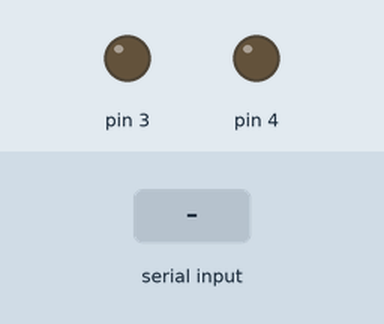
Bench run of a sketch on a simulated Arduino Uno, built with avr-gcc and run on an emulated ATmega328P. Shown: output pins drawn as LEDs (lit = HIGH). The test bench sets the inputs (shaded band).

Above: at 1.2 s.
1.3 s: "1" received over Serial
At 2.2 s:
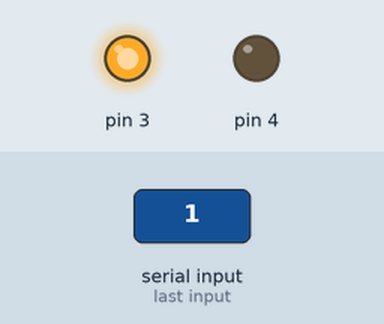
2.8 s: "3" received over Serial
At 3.3 s:
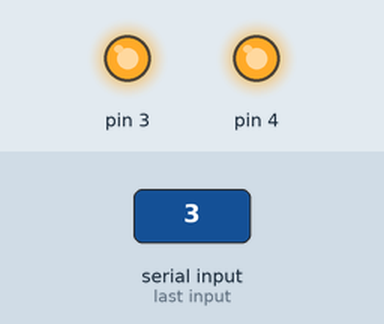
4.3 s: "2" received over Serial
At 5.5 s:
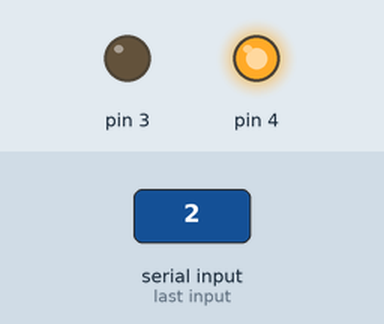
5.8 s: "4" received over Serial
At 6.8 s:
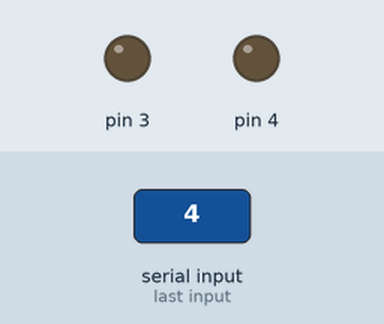
Timing chart, 0 to 8.3 s (numbered marks = the images above; inputs shaded):
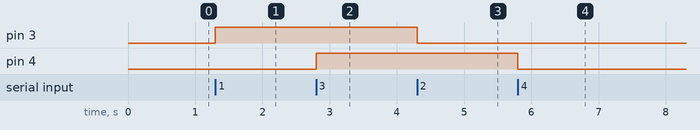

The sketch:

relay.ino
```cpp
void setup() {
  // put your setup code here, to run once:
  Serial.begin(115200);
  pinMode(3, OUTPUT);
  pinMode(4, OUTPUT);
}

void loop() {
  // put your main code here, to run repeatedly:
  if (Serial.available() > 0) {
    byte c = Serial.read();
    if (c == '1')
      digitalWrite(3, HIGH);
    if (c == '2')
      digitalWrite(3, LOW);
    if (c == '3')
      digitalWrite(4, HIGH);
    if (c == '4')
      digitalWrite(4, LOW);
  }
}
```

Measured:
- after the input at 1.3 s, pin 3: LOW → HIGH at once
- after the input at 2.8 s, pin 4: LOW → HIGH at once
- after the input at 4.3 s, pin 3: HIGH → LOW at once
- after the input at 5.8 s, pin 4: HIGH → LOW at once
